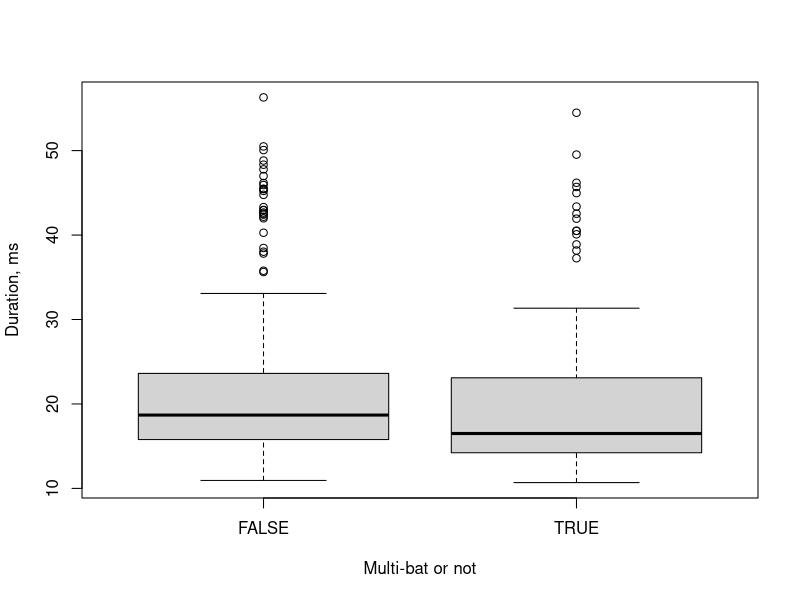
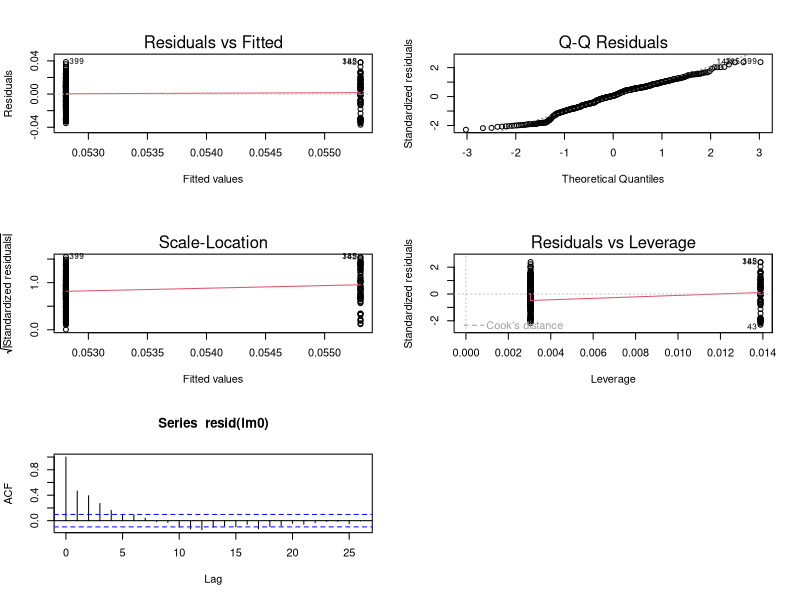
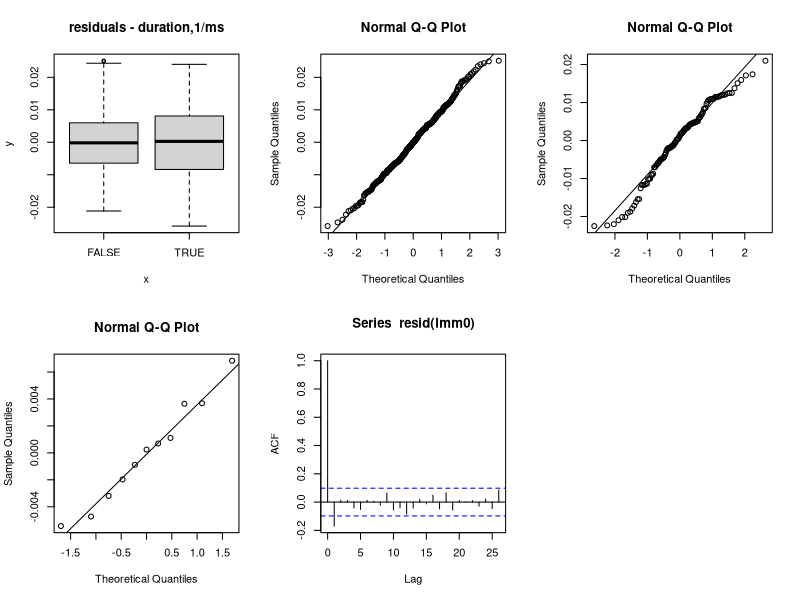

R code for these plots, in order:
## ---- chunk 1

library(arm)
library(coda)
library(lme4)
library(stringi)
library(stringr)
set.seed(82319)
d <- read.csv('../verified_cf_detections.csv')
# create a single/multi-bat categorical variable
d['multi_bat'] <- factor(d['num_bats']>1)
d['annot_id'] <- stri_sub(d$audio_file,28,-4)
d['annot_id'] <- str_replace_all(d$annot_id, '21502300','2123')
# sort the dataset by time first
time_ordering <- stri_order(d$annot_id,numeric=TRUE)
d_tordered <- d[time_ordering,]
# - is there an influence of the recording hour? 
split.and.join <- function(x){
  splitx <- str_split(x,'_')
  jointx <- paste(splitx[[1]][1],'_',splitx[[1]][2],sep='')
  jointx}
d_tordered$rechour <- sapply(d_tordered$annot_id,split.and.join)

# also scale up some of the measurements into more meaningful units
# -- here we'll multiply by 10^3 to convert s to ms
d_tordered$duration <- d_tordered$duration*10^3

num_post <- 5000
# convenience function 
get.hpd <- function(x,prange=0.95){HPDinterval(as.mcmc(x),prob=prange)}

get.map.coi <- function(x){c(mean(x), get.hpd(x))}


## ---- chunk 2
boxplot(duration~as.factor(multi_bat), data=d_tordered, ylab='Duration, ms', xlab='Multi-bat or not')

## ---- chunk 3
d_tordered$invdurn <- d_tordered$duration^-1
lm0 <- lm(invdurn~as.factor(multi_bat), data=d_tordered)


par(mfrow=c(3,2))
plot(lm0)
acf(resid(lm0))

## ---- chunk 4
lmm0 <- lmer(invdurn~as.factor(multi_bat)+(1|annot_id) +(1|rechour), data=d_tordered)


par(mfrow=c(2,3))
# check residuals vs multi_bat
plot(d_tordered$multi_bat,resid(lmm0),main='residuals - duration,1/ms') 
# do residuals match the normal distbn assumption - qqplot
qqnorm(resid(lmm0));qqline(resid(lmm0))
# do random effects match normal distbn assumption - qqplot
qqnorm(ranef(lmm0)$annot_id$`(Intercept)`);qqline(ranef(lmm0)$annot_id$`(Intercept)`,main='random effects') 
# do random effects match normal distbn assumption - qqplot
qqnorm(ranef(lmm0)$rechour$`(Intercept)`);qqline(ranef(lmm0)$rechour$`(Intercept)`,main='random effects') 
# check crudely for autocorrelation of residuals 
acf(resid(lmm0))
## ---- chunk 5

cfdurn.sim <- sim(lmm0, n.sim=num_post)
cfdurn.fixefs.hpd <- round(apply(fixef(cfdurn.sim),2,get.hpd),2)
single_cfdurn <- 1/fixef(cfdurn.sim)[,1]
multi_cfdurn <- 1/(fixef(cfdurn.sim)[,1]+fixef(cfdurn.sim)[,2])

# difference in ms:
cfdurn.diff <- multi_cfdurn - single_cfdurn
cfdurn.diff.mapcoi <- get.map.coi(cfdurn.diff)

# Mean MAP and CoI
cfdurn.single.mapcoi <- get.map.coi(single_cfdurn)
cfdurn.multi.mapcoi <- get.map.coi(multi_cfdurn)

cfdurn.rel.increase <- multi_cfdurn/single_cfdurn
# ratio MAP and CoI
cfdurn.rel.mapcoi <- get.map.coi(cfdurn.rel.increase)


single.cfdurn.hpd <- round(get.hpd(single_cfdurn),2)
multi.cfdurn.hpd <- round(get.hpd(multi_cfdurn),2)
cfdurn.rel.hpd <- round(get.hpd(cfdurn.rel.increase),2)

## ---- chunk 6
# lmm.post <- lmer(invdurn~as.factor(multi_bat)+(1|annot_id)+rechour, data=d_tordered)
# 
# 
# par(mfrow=c(3,2))
# # check residuals vs multi_bat
# plot(d_tordered$multi_bat,resid(lmm.post),main='residuals - duration,1/ms') 
# # do residuals match the normal distbn assumption - qqplot
# qqnorm(resid(lmm.post));qqline(resid(lmm.post))
# # do random effects match normal distbn assumption - qqplot
# qqnorm(ranef(lmm.post)$annot_id$`(Intercept)`);qqline(ranef(lmm.post)$annot_id$`(Intercept)`,main='random effects') 
# # check crudely for autocorrelation of residuals 
# acf(resid(lmm.post))
# # check if the residuals are similar across recording hours 
# boxplot(resid(lmm.post)~d_tordered$rechour)
## ---- chunk 7
# 
# 
# cfdurn.sim.post <- sim(lmm.post, n.sim=num_post)
# cfdurn.fixefs.hpd.post <- round(apply(fixef(cfdurn.sim.post),2,get.hpd),2)
# single_cfdurn.post <- 1/fixef(cfdurn.sim.post)[,1]
# multi_cfdurn.post <- 1/(fixef(cfdurn.sim.post)[,1]+fixef(cfdurn.sim.post)[,2])
# 
# cfdurn.rel.increase.post <- multi_cfdurn.post/single_cfdurn.post
# 
# 
# single.cfdurn.hpd.post <- round(get.hpd(single_cfdurn.post),2)
# multi.cfdurn.hpd.post <- round(get.hpd(multi_cfdurn.post),2)
# cfdurn.rel.hpd.post <- round(get.hpd(cfdurn.rel.increase.post),2)

## ---- chunk 8

df <- rbind(cfdurn.diff.mapcoi, cfdurn.rel.mapcoi, cfdurn.single.mapcoi, cfdurn.multi.mapcoi)
row.names(df) <- c('durn-difference','durn-ratio','single','multi')
colnames(df)<- c('MAP','lower-95pcHPD', 'upper-95pcHPD')
write.csv(df, 'cf_duration_change_summary.csv')
## ---- chunk 9
sessionInfo()
